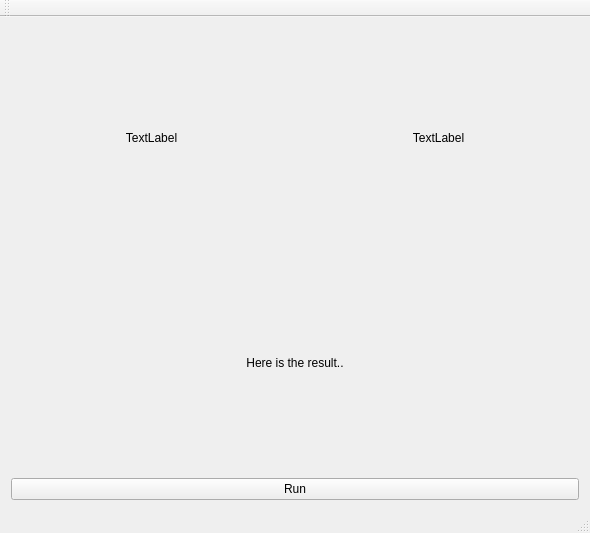
<?xml version="1.0" encoding="UTF-8"?>
<ui version="4.0">
 <class>MainWindow</class>
 <widget class="QMainWindow" name="MainWindow">
  <property name="geometry">
   <rect>
    <x>0</x>
    <y>0</y>
    <width>590</width>
    <height>533</height>
   </rect>
  </property>
  <property name="windowTitle">
   <string>Perlin Noise Generator</string>
  </property>
  <widget class="QWidget" name="centralWidget">
   <layout class="QVBoxLayout" name="verticalLayout">
    <item>
     <layout class="QHBoxLayout" name="horizontalLayout_3">
      <item>
       <widget class="QLabel" name="random1">
        <property name="text">
         <string>TextLabel</string>
        </property>
        <property name="alignment">
         <set>Qt::AlignCenter</set>
        </property>
       </widget>
      </item>
      <item>
       <widget class="QLabel" name="random2">
        <property name="text">
         <string>TextLabel</string>
        </property>
        <property name="alignment">
         <set>Qt::AlignCenter</set>
        </property>
       </widget>
      </item>
     </layout>
    </item>
    <item>
     <layout class="QHBoxLayout" name="horizontalLayout_2">
      <item>
       <widget class="QLabel" name="resultLabel">
        <property name="text">
         <string>Here is the result..</string>
        </property>
        <property name="alignment">
         <set>Qt::AlignCenter</set>
        </property>
       </widget>
      </item>
     </layout>
    </item>
    <item>
     <widget class="QPushButton" name="runBtn">
      <property name="text">
       <string>Run</string>
      </property>
     </widget>
    </item>
   </layout>
  </widget>
  <widget class="QMenuBar" name="menuBar">
   <property name="geometry">
    <rect>
     <x>0</x>
     <y>0</y>
     <width>590</width>
     <height>23</height>
    </rect>
   </property>
  </widget>
  <widget class="QToolBar" name="mainToolBar">
   <attribute name="toolBarArea">
    <enum>TopToolBarArea</enum>
   </attribute>
   <attribute name="toolBarBreak">
    <bool>false</bool>
   </attribute>
  </widget>
  <widget class="QStatusBar" name="statusBar"/>
 </widget>
 <layoutdefault spacing="6" margin="11"/>
 <tabstops>
  <tabstop>runBtn</tabstop>
 </tabstops>
 <resources/>
 <connections/>
</ui>
